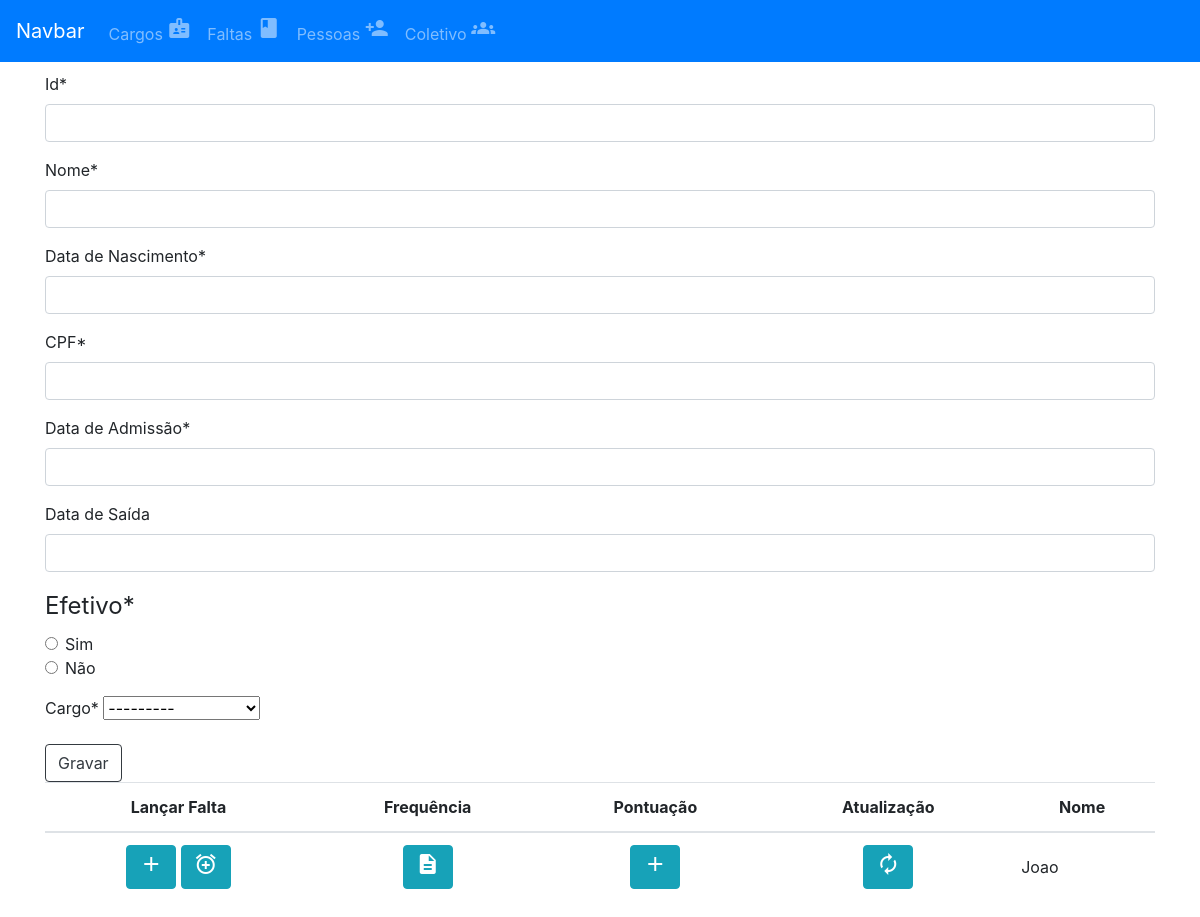
The page /pessoas/ on the database as committed earlier.
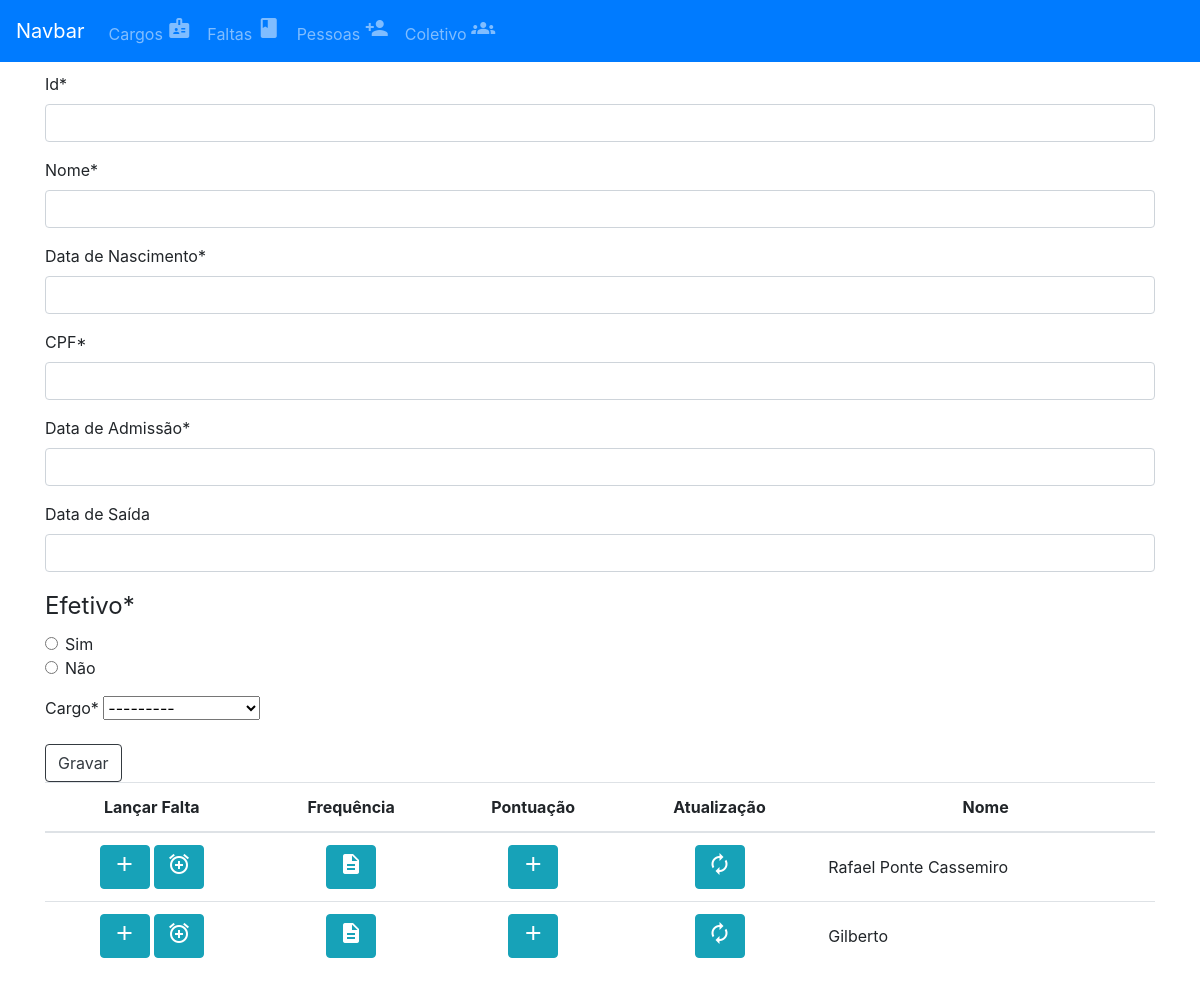
The same page on the database as committed later.
### app_pessoa/models.py (models this page shows)
class Pessoas(models.Model):
    EFETIVO =  (
     (True,'Sim'),
     (False,'Não')
    )
    id = models.CharField(max_length=6, primary_key=True)
    nome = models.CharField(max_length=150)
    dt_nasc = models.DateField(default='1991-01-01')
    cpf = models.CharField(max_length=11, default='11111111111')
    admissao = models.DateField(default='1991-01-01')
    saida = models.DateField(null=True)
    efetivo = models.BooleanField(choices=EFETIVO, default=False)
    cargo = models.ForeignKey(Cargos, on_delete=models.CASCADE, related_name="pessoas_cargos")

### app_pessoa/views.py (the view)
# urls.py: path('pessoas/',include('app_pessoa.urls')),
def pessoas(request):
    pessoas = Pessoas.objects.all()
    if request.method == 'POST':
        form = formularioPessoa(request.POST)
        if form.is_valid():
            form.save()
            messages.success(request,"Pessoa registrada!")
            return redirect('listarpessoas')
    else:
        form = formularioPessoa()
    return render(request,'cadastrar_pessoa.html',{'form':form, 'pessoas':pessoas})

### app_pessoa/forms.py
class formularioPessoa(forms.ModelForm):
    cargos = Cargos.objects.all()
    id = forms.CharField(max_length=6, required=True)
    nome = forms.CharField(max_length=150, required=True)
    dt_nasc =  forms.DateField(widget=DatePickerInput(), label="Data de Nascimento")
    cpf = forms.CharField(max_length=11, required=True, label='CPF')
    efetivo = forms.ChoiceField(choices=Pessoas.EFETIVO,widget= forms.RadioSelect)
    cargo = forms.ModelChoiceField(queryset=cargos)
    admissao =  forms.DateField(widget=DatePickerInput(), label="Data de Admissão")
    saida = forms.DateField(widget=DatePickerInput(), label="Data de Saída", required=False)
    class Meta:
        model = Pessoas
        fields = ['id','nome','dt_nasc','cpf','admissao','saida','efetivo','cargo']
        widget = {
            "dt_nasc": DatePickerInput(),
            "admissao": DatePickerInput(),
            "saida": DatePickerInput()
        }

### app_cargo/models.py (called while the page is built)
    def __str__(self):
        return f'{self.cargo}'

### app_pessoa/template/cadastrar_pessoa.html (shortened to what this page needs)
{% extends 'template/menu.html' %}
{% load crispy_forms_tags %}
{% load bootstrap4 %}
{% block content %}
<form method="POST">
    {{ form|crispy }}
    <div clas="form-group">
        <button class="btn btn-outline-dark">Gravar</button>
    </div>
</form>
{% if pessoas %}
<table class="table table-hover">
    <thead class="text-center">
        <tr>
            <th scope="col">Lançar Falta</th>
            <th scope="col">Frequência</th>
            <th scope="col">Pontuação</th>
            <th scope="col">Atualização</th>
            <th scope="col">Nome</th>
        </tr>
    </thead>
    <tbody class="text-center">
        {% for pessoa in pessoas %}
        <tr>
            <td><a class='btn btn-info' href="{% url 'lancarfalta' pessoa.id%}"><span class="material-icons">
                    </span></a>
                <a class='btn btn-info' href="{% url 'lancarfalta' pessoa.id %}"><span class="material-icons">
                    </span></a>
            </td>
            <td><a class='btn btn-info' href="{% url 'listarficha' pessoa.id %}"><span class="material-icons">
                    </span></a></td>
            <td> <a class='btn btn-info' href="{% url 'lancarpontuacao' pessoa.id %}"><span class="material-icons">
                    </span></a></td>
            <td><a class='btn btn-info' href="{% url 'atualizarpessoa' pessoa.id %}"><span class="material-icons">
                    </span></a></a></td>
            <td class="text-left align-middle">{{pessoa.nome}}</td>
        </tr>
        {% endfor %}
        {% endif %}
    </tbody>
</table>
{% endblock content %}

Rows that differ between the two databases and show on the page:
changed Pessoas: nome "Joao" → "Rafael Ponte Cassemiro"
added Pessoas: nome "Gilberto"
